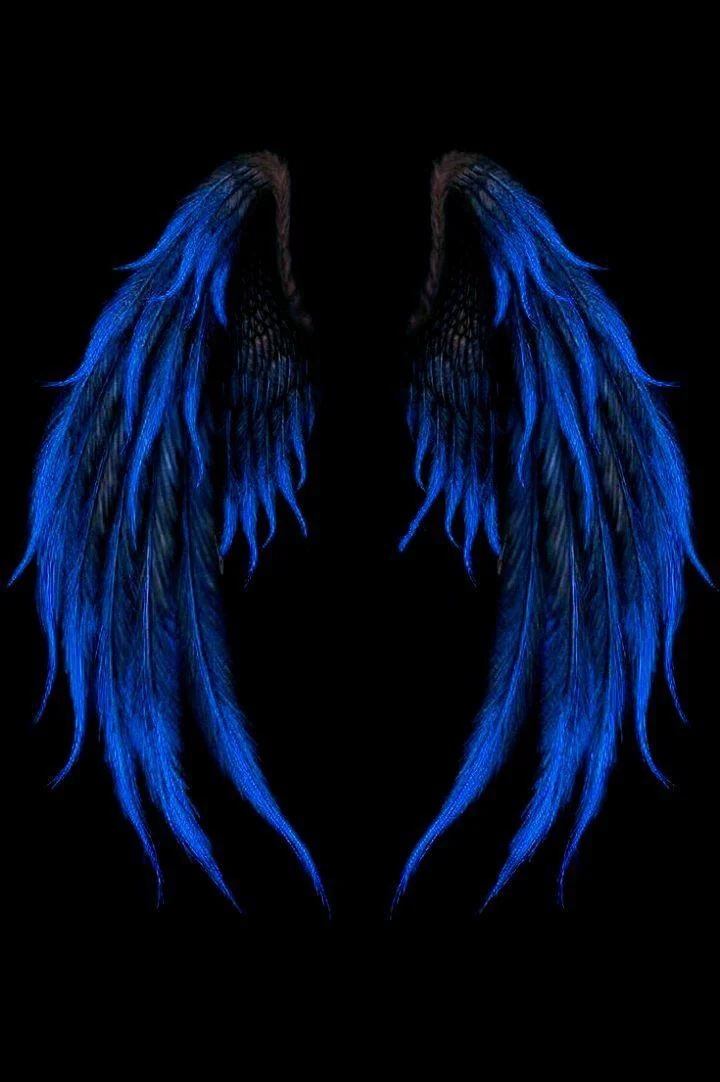
#> input picture wings.webp, 720 x 1082 px, given in place of wings.png, which was not available
$ python make_wings_cutout.py
#> lines starting #> are read from the running program, lines starting #| are printed output that depends on the picture
"""Makes wings_cutout.webp: the wings with the black background removed.

The card hands (Ranks and Players) put it behind last month's number one.
The darker a pixel is in wings.png, the more see-through it becomes.

Run it again if wings.png changes:  python tools/make_wings_cutout.py
Needs Pillow (pip install pillow).
"""
from pathlib import Path

from PIL import Image, ImageChops

ROOT = Path(__file__).resolve().parent.parent
BRIGHTEN = 2.2      # how quickly dark feathers become solid; higher keeps more of the dim ones


def main() -> int:
    with Image.open(ROOT / "wings.png") as source:
#> source is the input picture: PIL image 720x1082 RGB; mean R, G, B 3.2, 11.5, 30.3
        image = source.convert("RGB")
    image.thumbnail((560, 840), Image.LANCZOS)
    r, g, b = image.split()
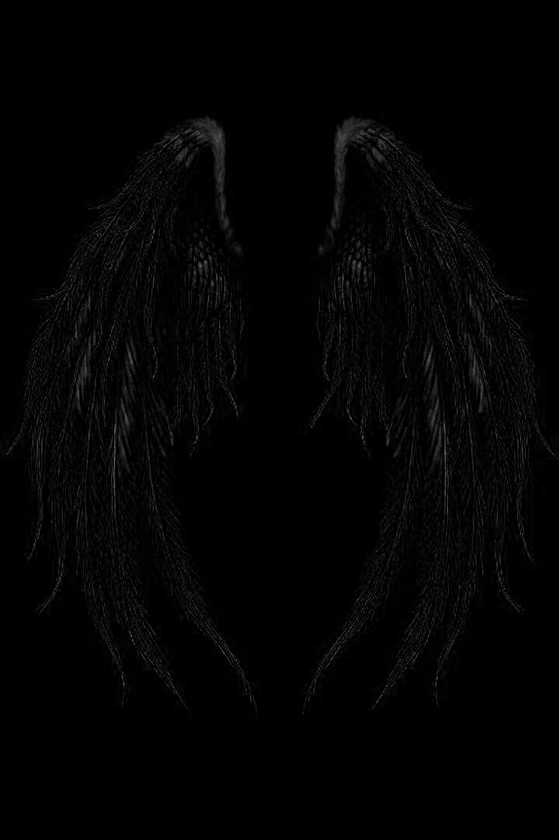
#> r: PIL image 559x840 L; min 0, max 102, mean 3.3
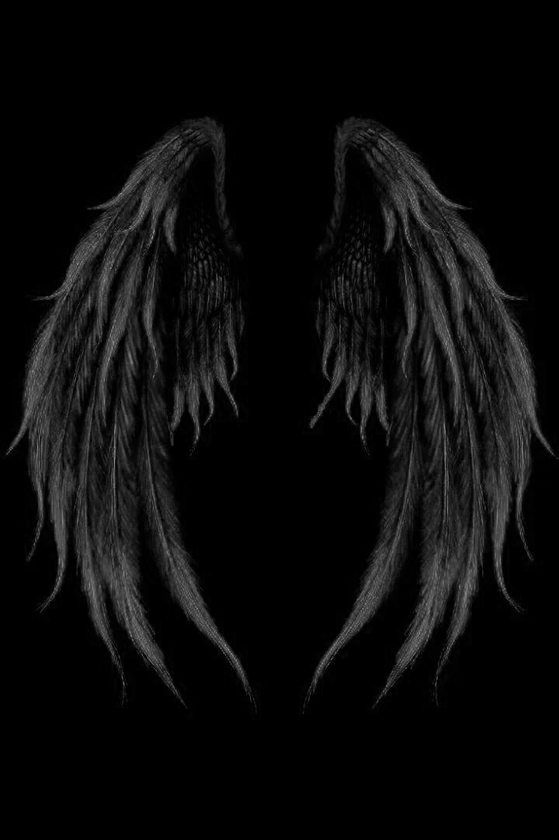
#> g: PIL image 559x840 L; min 0, max 150, mean 11.5
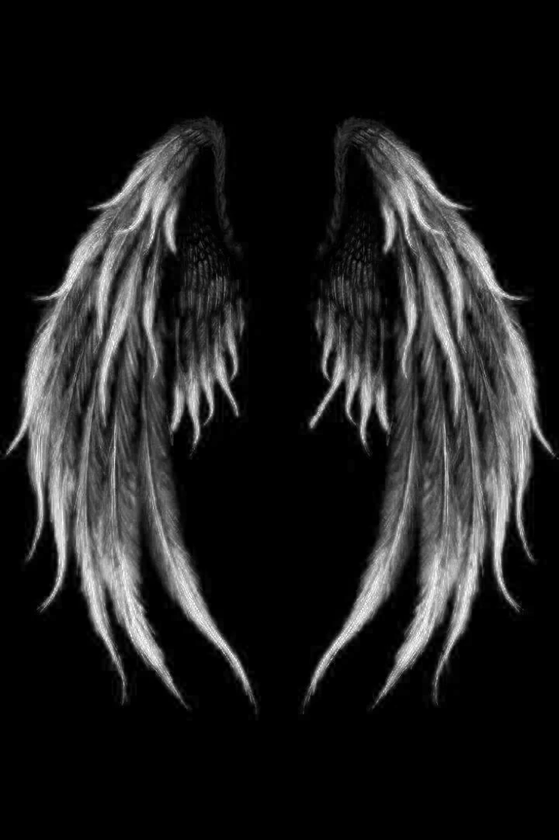
#> b: PIL image 559x840 L; min 0, max 255, mean 30.3
    brightest = ImageChops.lighter(ImageChops.lighter(r, g), b)
    alpha = brightest.point(lambda v: min(255, int(v * BRIGHTEN)))
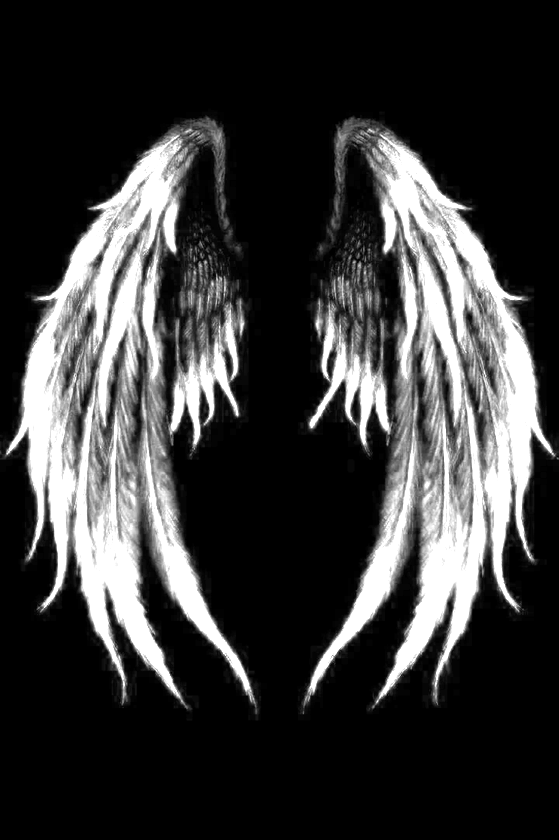
#> alpha: PIL image 559x840 L; min 0, max 255, mean 55.4
    # the black background darkened the feather edges, so lift the colour a little
    lift = lambda channel: channel.point(lambda v: min(255, int(v * 1.25)))
    cutout = Image.merge("RGBA", (lift(r), lift(g), lift(b), alpha))
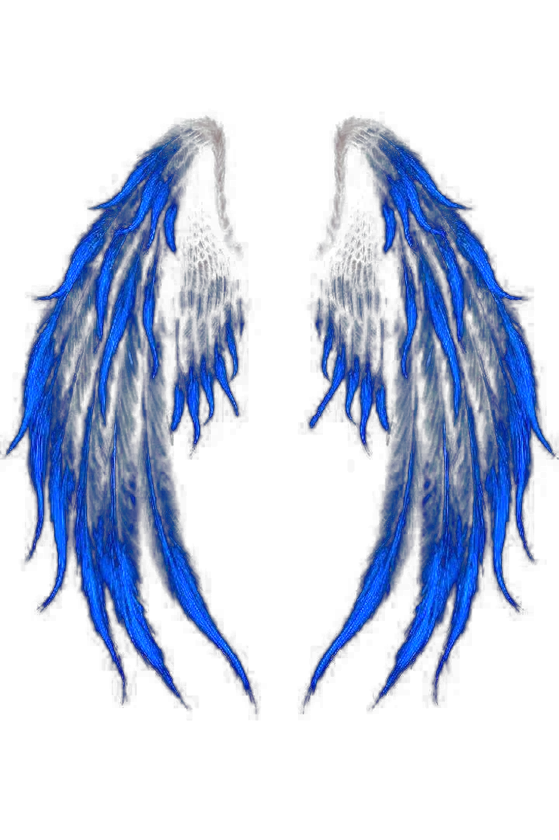
#> cutout: PIL image 559x840 RGBA; mean R, G, B, A 4, 14.2, 37.5, 55.4; transparent parts drawn white
    cutout.save(ROOT / "wings_cutout.webp", "WEBP", quality=82, method=6)
    print("wrote wings_cutout.webp", cutout.size)
#| wrote wings_cutout.webp (559, 840)
    return 0


if __name__ == "__main__":
    raise SystemExit(main())
#> (the program exits here)
